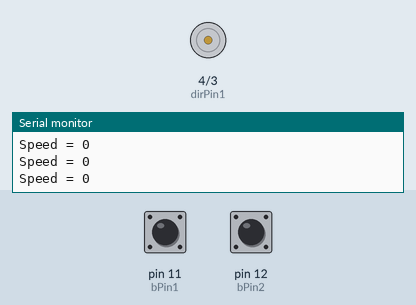
This sketch was run on a simulated Arduino Uno, built with avr-gcc and run on an emulated ATmega328P. Shown: motor-driver pin pairs drawn as motors (green arrow = first pin HIGH = forward, orange = second pin HIGH = backward, longer = more drive, scaled by the enable pin), the last lines printed to the serial monitor. The test bench sets the inputs (shaded band); at power-on: pin 11 (bPin1) HIGH, pin 12 (bPin2) HIGH.

Above: at 2.2 s.
2.3 s: pin 11 (bPin1) pulled LOW for 1 s
At 3.9 s:
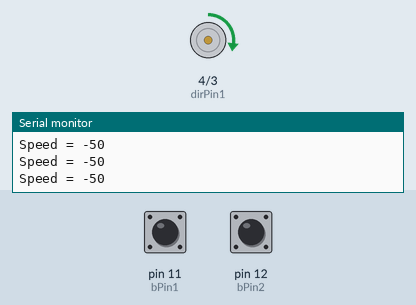
5.3 s: pin 12 (bPin2) pulled LOW for 3.2 s
At 9.6 s:
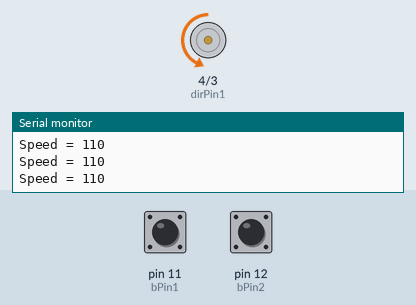
10.0 s: pin 12 (bPin2) pulled LOW for 1 s
At 11.9 s:
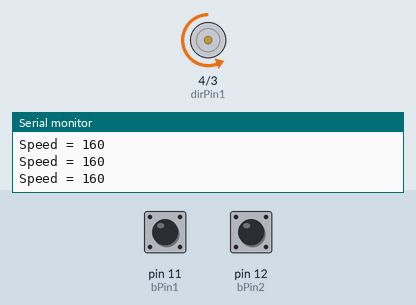
13.0 s: pin 12 (bPin2) pulled LOW for 1 s
At 14.7 s:
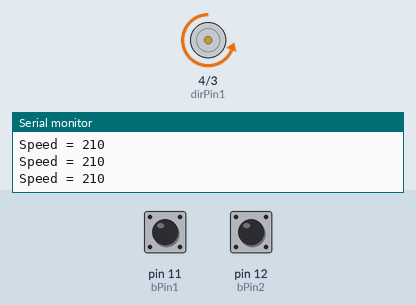
16.0 s: pin 11 (bPin1) pulled LOW for 3.2 s
At 20.0 s:
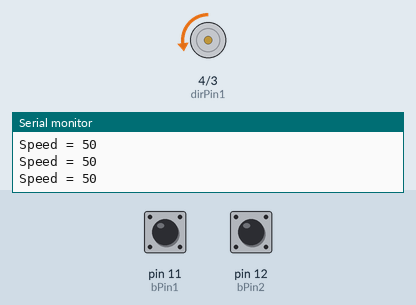
20.7 s: pin 11 (bPin1) pulled LOW for 3.2 s
At 25.3 s:
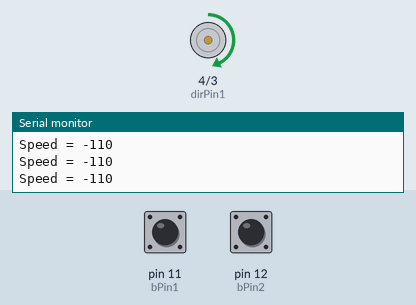
Timing chart, 0 to 26.4 s (numbered marks = the images above; inputs shaded):
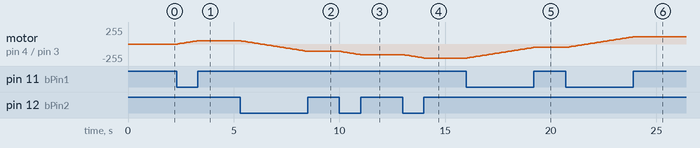

Measured:
- after the input at 2.3 s, motor on pin 4 (dirPin1) / pin 3 (dirPin2): moves from stopped to forward 50/255 over 0.90 s, starting after 0.05 s
- after the input at 5.3 s, motor on pin 4 (dirPin1) / pin 3 (dirPin2): moves from forward 50/255 to backward 110/255 over 3.1 s, starting after 0.07 s
- after the input at 10.0 s, motor on pin 4 (dirPin1) / pin 3 (dirPin2): moves from backward 110/255 to backward 160/255 over 0.90 s, starting after 0.08 s
- after the input at 13.0 s, motor on pin 4 (dirPin1) / pin 3 (dirPin2): moves from backward 160/255 to backward 210/255 over 0.90 s, starting after 0.10 s
- after the input at 16.0 s, motor on pin 4 (dirPin1) / pin 3 (dirPin2): moves from backward 210/255 to backward 50/255 over 3.1 s, starting after 0.06 s
- after the input at 20.7 s, motor on pin 4 (dirPin1) / pin 3 (dirPin2): moves from backward 50/255 to forward 110/255 over 3.1 s, starting after 0.07 s

The sketch:

DCMotorSwitch.ino
```cpp
// motor pins and values
const int speedPin = 5;
const int dirPin1 = 4;
const int dirPin2 = 3;
int mSpeed = 0; // range (0 ~ 255)
int mSpeedVal = 5;

// button pins and values
const int bPin1 = 11;
const int bPin2 = 12;
int bVal1;
int bVal2;

int dt1 = 50;
int dt2 = 1000;

void setup() {
  // motor setup
  pinMode(speedPin, OUTPUT);
  pinMode(dirPin1, OUTPUT);
  pinMode(dirPin2, OUTPUT);

  // button setup
  pinMode(bPin1, INPUT_PULLUP);
  pinMode(bPin2, INPUT_PULLUP);

  Serial.begin(9600);
  delay(dt2);
}

void loop() {
  // read button value (0 when pressed, 1 when not pressed)
  bVal1 = digitalRead(bPin1);
  bVal2 = digitalRead(bPin2);

  // no button pressed: do nothing
  if (bVal1 == true && bVal2 == true) {
    mSpeed += 0;
  }

  // button 1 pressed: reduce speed
  if (bVal1 == false && bVal2 == true) {
    mSpeed -= mSpeedVal;
    delay(dt1);
    if (mSpeed < -255) {
      mSpeed = -255; // maximum speed reached
    }
  }

  // button 2 pressed: increase speed
  if (bVal1 == true && bVal2 == false) {
    mSpeed += mSpeedVal;
    delay(dt1);
    if (mSpeed > 255) {
      mSpeed = 255; // maximum speed reached
    }
  }

  // 2 buttons pressed: reset
  if (bVal1 == false && bVal2 == false) {
    mSpeed = 0;
  }

  if (mSpeed >= 0) {
    // clockwise
    digitalWrite(dirPin1, LOW);
    digitalWrite(dirPin2, HIGH);
    // set speed
    analogWrite(speedPin, mSpeed);
  }

  if (mSpeed < 0) {
    // counter clockwise
    digitalWrite(dirPin1, HIGH);
    digitalWrite(dirPin2, LOW);
    // set speed
    analogWrite(speedPin, -mSpeed);
  }

  Serial.print("Speed = ");
  Serial.println(mSpeed);
  delay(dt1);
}
```
